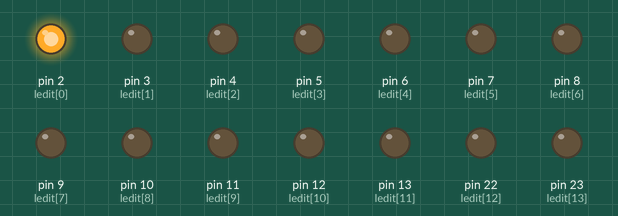
A sketch run on a simulated Arduino Mega 2560, built with avr-gcc and run on an emulated ATmega2560. Shown: output pins drawn as LEDs (lit = HIGH).

Above: at 0.07 s.
At 1.12 s:
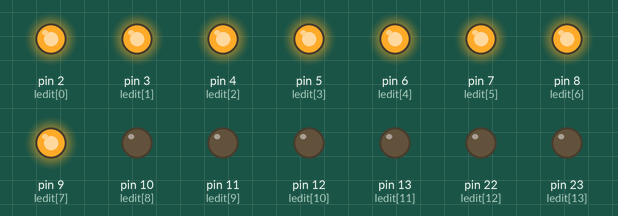
At 2.17 s:
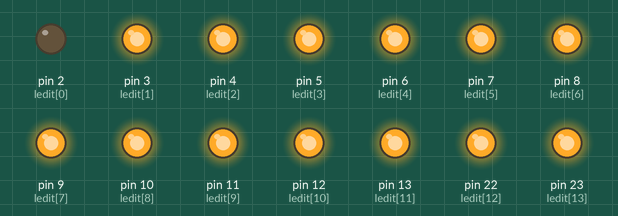
At 4.2 s:
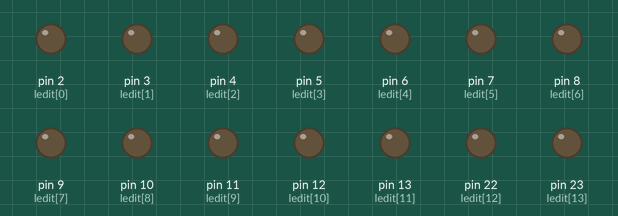
At 6.45 s:
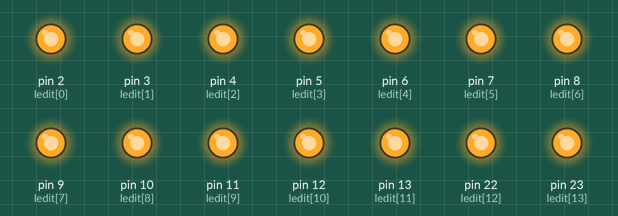
At 11.17 s:
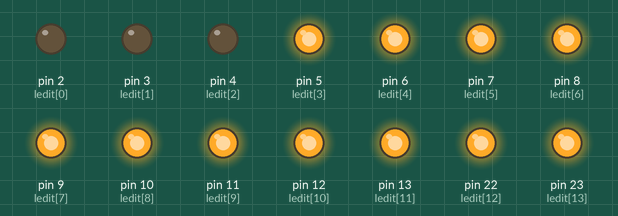
Timing chart, 0 to 11.5 s (numbered marks = the images above):
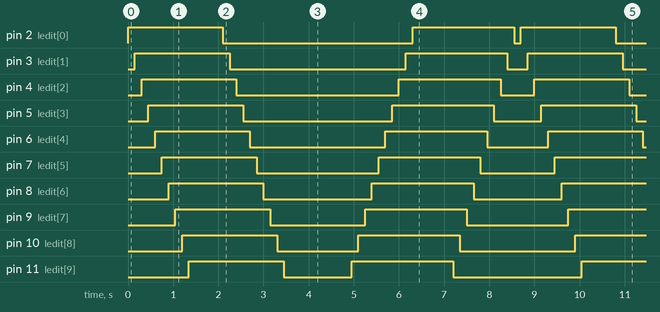

Measured:
- by itself, pin 2 (ledit[0]): repeats every 8.7 s: LOW 4.2 s, HIGH 2.3 s, LOW 0.15 s, HIGH 2.1 s
- by itself, pin 3 (ledit[1]): repeats every 8.7 s: LOW 3.9 s, HIGH 2.3 s, LOW 0.45 s, HIGH 2.1 s
- by itself, pin 4 (ledit[2]): repeats every 8.7 s: LOW 3.6 s, HIGH 2.3 s, LOW 0.75 s, HIGH 2.1 s
- by itself, pin 5 (ledit[3]): repeats every 8.7 s: LOW 3.3 s, HIGH 2.3 s, LOW 1.1 s, HIGH 2.1 s
- by itself, pin 6 (ledit[4]): repeats every 8.7 s: LOW 3.0 s, HIGH 2.3 s, LOW 1.4 s, HIGH 2.1 s
- by itself, pin 7 (ledit[5]): repeats every 8.7 s: LOW 2.7 s, HIGH 2.3 s, LOW 1.7 s, HIGH 2.1 s
- by itself, pin 8 (ledit[6]): repeats every 8.7 s: LOW 2.4 s, HIGH 2.3 s, LOW 2.0 s, HIGH 2.1 s
- by itself, pin 9 (ledit[7]): alternates HIGH for 2.1 s and LOW for 2.2 s

The sketch:

sketch_sep15a.ino
```cpp
const int ledit[] = {2, 3, 4, 5, 6, 7, 8, 9, 10, 11, 12, 13, 22, 23};
const int ledit_length = sizeof(ledit) / sizeof(ledit[0]);

void setup() {
  // put your setup code here, to run once:
  for (int i = 0; i < ledit_length; i++) {
    pinMode(ledit[i], OUTPUT);
  }
}

void loop() {
  // put your main code here, to run repeatedly:
  for (int i = 0; i < ledit_length; i++) {
    digitalWrite(ledit[i], HIGH);
    delay(150);
  }
  for (int i = 0; i < ledit_length; i++) {
    digitalWrite(ledit[i], LOW);
    delay(150);
  }
  for (int i = ledit_length; i > -1; i--) {
    digitalWrite(ledit[i], HIGH);
    delay(150);
  }
  for (int i = ledit_length; i > -1; i--) {
    digitalWrite(ledit[i], LOW);
    delay(150);
  }
}
```
